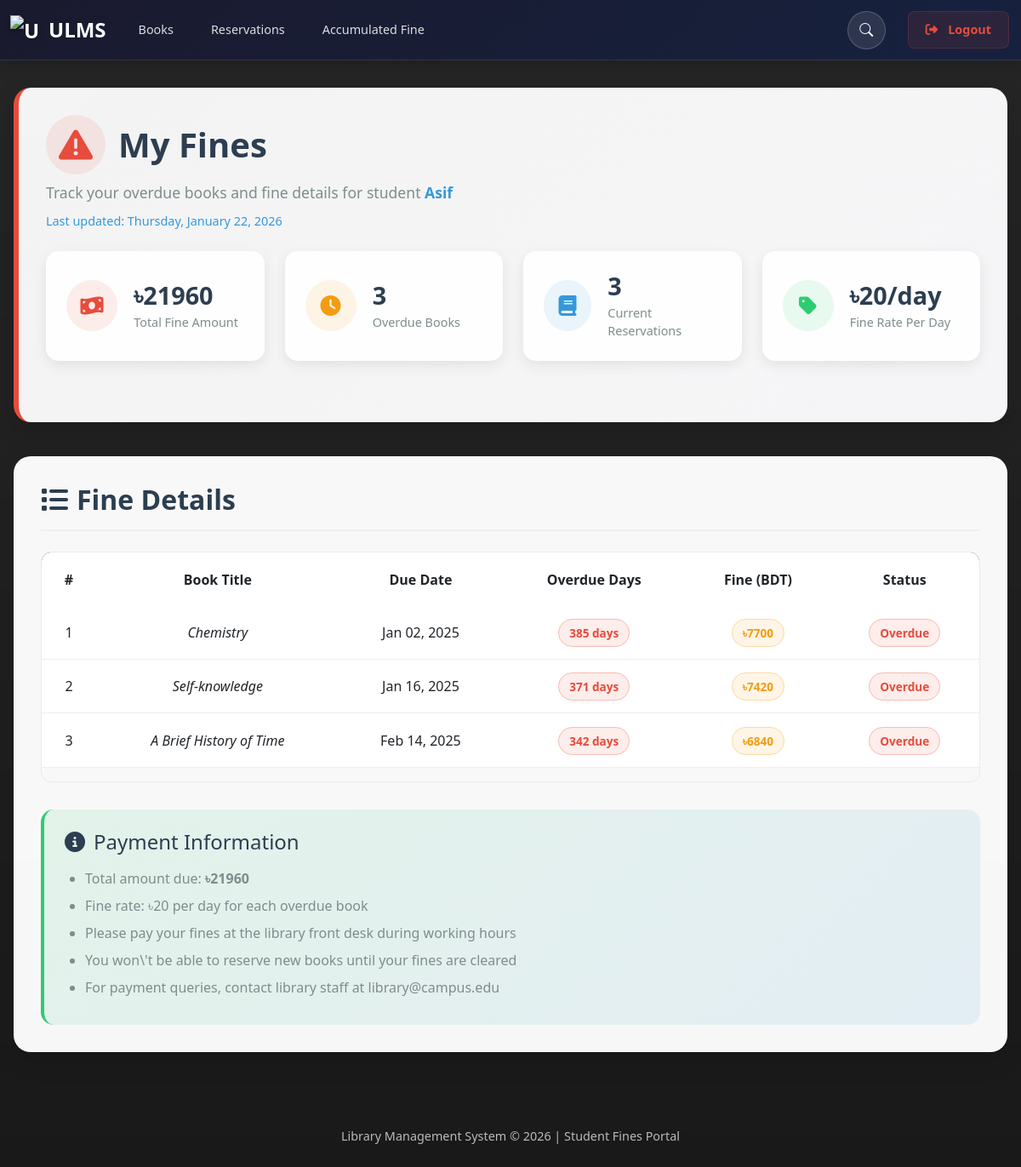
/pages/fines_student.php (signed in), run on an earlier commit of the app's database.
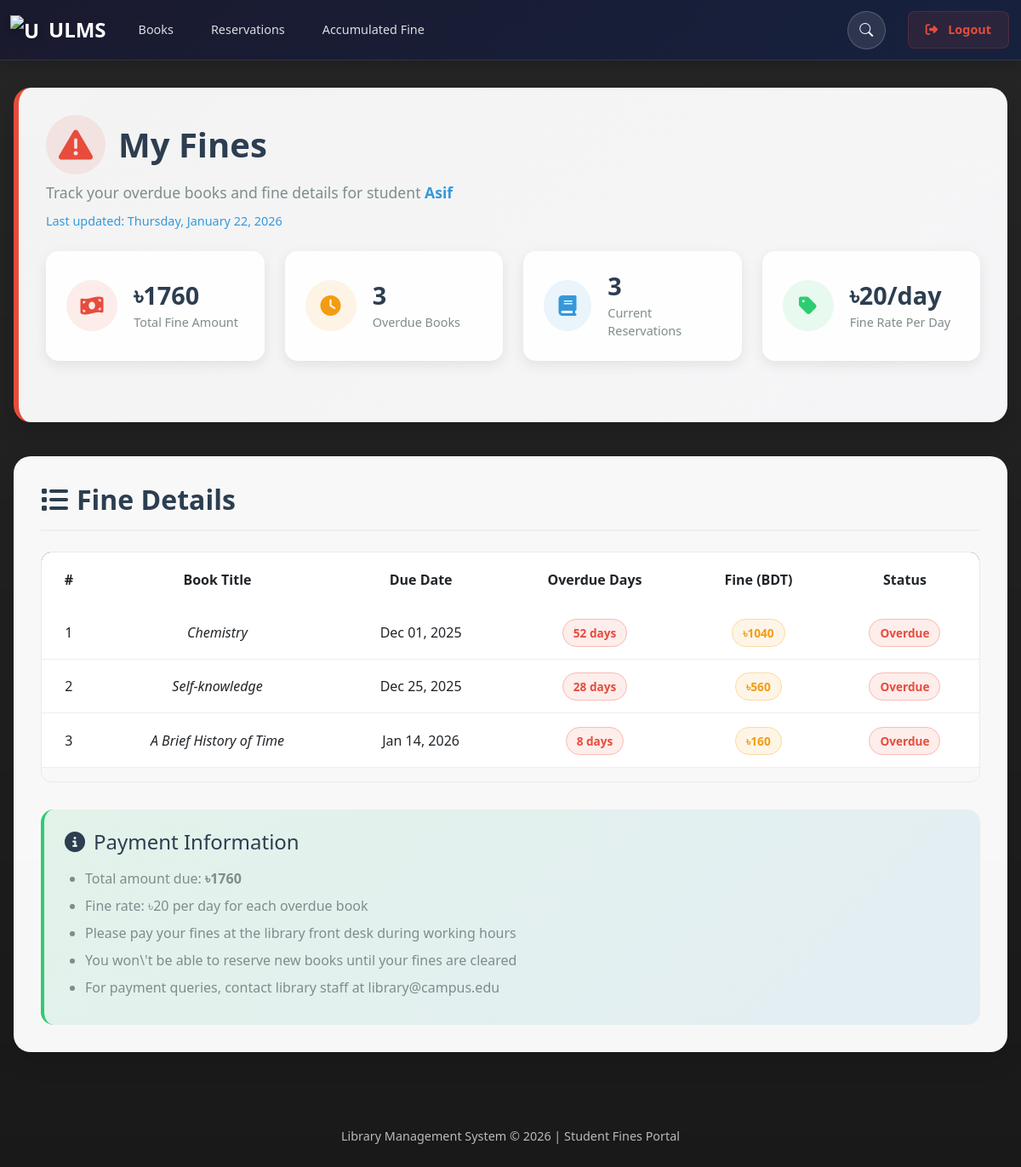
And on a later commit of the database.
### tables this page shows
CREATE TABLE `reservations` (
  `reservation_id` int(11) NOT NULL,
  `book_id` int(11) NOT NULL,
  `user_id` int(11) NOT NULL,
  `reservation_date` date NOT NULL,
  `due_date` date NOT NULL,
  `returned` enum('Yes','No') DEFAULT 'No'
);

CREATE TABLE `books` (
  `book_id` int(11) NOT NULL,
  `title` varchar(200) NOT NULL,
  `author` varchar(200) NOT NULL,
  `genre` varchar(100) DEFAULT NULL,
  `isbn` varchar(20) DEFAULT NULL,
  `thumbnail` varchar(255) DEFAULT NULL,
  `source` enum('api','manual') NOT NULL,
  `reserved` enum('Yes','No') DEFAULT 'No',
  `reserved_by` int(11) DEFAULT NULL
);

### pages/fines_student.php (the view, shortened to what this page needs)
<?php
include '../includes/db_connection.php';
$base_fine = 20;
$user_id = $_SESSION['user_id'];
$name = $_SESSION['name'];
$total_fine_query = "
    SELECT SUM(
        CASE
            WHEN DATEDIFF(CURDATE(), r.due_date) > 0
            THEN (DATEDIFF(CURDATE(), r.due_date) * $base_fine)
            ELSE 0
        END
    ) AS total_fine
    FROM reservations r
    WHERE r.user_id = '$user_id' AND r.returned = 'No' AND r.due_date < CURDATE()";
$total_fine_result = mysqli_query($conn, $total_fine_query);
$total_fine_data = mysqli_fetch_assoc($total_fine_result);
$total_fine = $total_fine_data['total_fine'] ?? 0;
$overdue_count_query = "
    SELECT COUNT(*) as overdue_count
    FROM reservations r
    WHERE r.user_id = '$user_id'
    AND r.returned = 'No'
    AND r.due_date < CURDATE()";
$overdue_count_result = mysqli_query($conn, $overdue_count_query);
$overdue_count_data = mysqli_fetch_assoc($overdue_count_result);
$overdue_count = $overdue_count_data['overdue_count'] ?? 0;
$current_reservations_query = "
    SELECT COUNT(*) as current_reservations
    FROM reservations r
    WHERE r.user_id = '$user_id' AND r.returned = 'No'";
$current_reservations_result = mysqli_query($conn, $current_reservations_query);
$current_reservations_data = mysqli_fetch_assoc($current_reservations_result);
$current_reservations = $current_reservations_data['current_reservations'] ?? 0;
?>
<!DOCTYPE html>
<html lang="en">
<head>
    <link href="https://cdn.jsdelivr.net/npm/bootstrap@5.3.2/dist/css/bootstrap.min.css" rel="stylesheet">
    <link rel="stylesheet" href="https://cdnjs.cloudflare.com/ajax/libs/font-awesome/6.4.2/css/all.min.css">
</head>
<body>
<?php include '_navbar.php'; ?>
<div class="fines-container">
    <div class="header-section">
        <h1><i class="fas fa-exclamation-triangle"></i> My Fines</h1>
        <p class="subtitle">Track your overdue books and fine details for student <span class="student-name"><?php echo htmlspecialchars($name); ?></span></p>
        <div class="stats-cards">
            <div class="stat-card">
                <div class="stat-icon total-fine">
                    <i class="fas fa-money-bill-wave"></i>
                </div>
                <div class="stat-info">
                    <h3>৳<?php echo $total_fine; ?></h3>
                    <p>Total Fine Amount</p>
                </div>
            </div>
            <div class="stat-card">
                <div class="stat-icon overdue">
                    <i class="fas fa-clock"></i>
                </div>
                <div class="stat-info">
                    <h3><?php echo $overdue_count; ?></h3>
                    <p>Overdue Books</p>
                </div>
            </div>
            <div class="stat-card">
                <div class="stat-icon reservations">
                    <i class="fas fa-book"></i>
                </div>
                <div class="stat-info">
                    <h3><?php echo $current_reservations; ?></h3>
                    <p>Current Reservations</p>
                </div>
            </div>
            <div class="stat-card">
                <div class="stat-icon rate">
                    <i class="fas fa-tag"></i>
                </div>
                <div class="stat-info">
                    <h3>৳<?php echo $base_fine; ?>/day</h3>
                    <p>Fine Rate Per Day</p>
                </div>
            </div>
        </div>
    </div>
    <div class="fines-table-container">
        <div class="table-header">
            <h2><i class="fas fa-list"></i> Fine Details</h2>
        </div>
        <?php
        $query = "
            SELECT b.title AS book_title,
                   r.due_date,
                   DATEDIFF(CURDATE(), r.due_date) AS overdue_days,
                   CASE
                       WHEN DATEDIFF(CURDATE(), r.due_date) > 0
                       THEN (DATEDIFF(CURDATE(), r.due_date) * $base_fine)
                       ELSE 0
                   END AS fine
            FROM reservations r
            JOIN books b ON r.book_id = b.book_id
            WHERE r.user_id = '$user_id' AND r.returned = 'No'
            ORDER BY fine DESC";
        $result = mysqli_query($conn, $query);
        if (mysqli_num_rows($result) > 0) {
            echo '
            <div class="table-responsive">
                <table class="table table-hover">
                    <thead>
                        <tr>
                            <th>#</th>
                            <th>Book Title</th>
                            <th>Due Date</th>
                            <th>Overdue Days</th>
                            <th>Fine (BDT)</th>
                            <th>Status</th>
                        </tr>
                    </thead>
                    <tbody>';
            $counter = 1;
            while ($row = mysqli_fetch_assoc($result)) {
                $overdue_days = max(0, $row['overdue_days']);
                $fine = $overdue_days * $base_fine;
                $status_badge = '';
                if ($overdue_days > 0) {
                    $status_badge = '<span class="badge-overdue">Overdue</span>';
                } else {
                    $status_badge = '<span class="badge-on-time">On Time</span>';
                }
                echo "<tr>";
                echo "<td>" . $counter . "</td>";
                echo "<td class='book-title'>" . htmlspecialchars($row['book_title']) . "</td>";
                echo "<td>" . date('M d, Y', strtotime($row['due_date'])) . "</td>";
                echo "<td><span class='badge-overdue'>" . $overdue_days . " days</span></td>";
                echo "<td><span class='badge-fine'>৳" . $fine . "</span></td>";
                echo "<td>" . $status_badge . "</td>";
                echo "</tr>";
                $counter++;
            }
            echo '</tbody>
                </table>
            </div>';
        }
        ?>
        <?php if ($total_fine > 0): ?>
        <div class="payment-info">
            <h4><i class="fas fa-info-circle"></i> Payment Information</h4>
            <ul>
                <li>Total amount due: <strong>৳<?php echo $total_fine; ?></strong></li>
                <li>Fine rate: ৳<?php echo $base_fine; ?> per day for each overdue book</li>
                <li>Please pay your fines at the library front desk during working hours</li>
                <li>You won\'t be able to reserve new books until your fines are cleared</li>
                <li>For payment queries, contact library staff at library@campus.edu</li>
            </ul>
        </div>
        <?php endif; ?>
    </div>
</div>
<div class="footer">
    <p>Library Management System &copy; <?php echo date('Y'); ?> | Student Fines Portal</p>
</div>
</body>
</html>

### pages/_navbar.php (shortened to what this page needs)
<link href="https://cdn.jsdelivr.net/npm/bootstrap@5.3.0-alpha1/dist/css/bootstrap.min.css" rel="stylesheet">
<link href="https://cdn.jsdelivr.net/npm/bootstrap-icons/font/bootstrap-icons.css" rel="stylesheet">
<link rel="stylesheet" href="../css/navbar_styles.css">
<link rel="stylesheet" href="https://cdnjs.cloudflare.com/ajax/libs/font-awesome/6.4.2/css/all.min.css">
<nav class="navbar navbar-expand-lg navbar-dark bg-dark">
    <div class="container-fluid">
        <?php if ($_SESSION['role'] == 'student') { ?>
            <a class="navbar-brand fw-bold" href="dashboard_student.php">
                <img src="../images/logo.png" alt="ULMS Logo" class="brand-logo">
                ULMS
            </a>
        <?php } ?>
        <div class="collapse navbar-collapse" id="navbarNav">
            <ul class="navbar-nav me-auto">
                <?php if ($_SESSION['role'] == 'student') { ?>
                    <li class="nav-item"><a class="nav-link" href="books_student.php">Books</a></li>
                    <li class="nav-item"><a class="nav-link" href="reservations_student.php">Reservations</a></li>
                    <li class="nav-item"><a class="nav-link" href="fines_student.php">Accumulated Fine</a></li>
                <?php } ?>
            </ul>
            <div class="d-flex align-items-center">
                <form id="search-form-desktop" class="d-none d-lg-flex align-items-center" method="GET" action="<?= basename($_SERVER['PHP_SELF']); ?>">
                    <button class="btn btn-outline-light me-2" id="search-btn" type="button">
                        <i class="bi bi-search"></i>
                    </button>
                </form>
            </div>
            <ul class="navbar-nav ms-3">
                <li class="nav-item">
                    <a class="nav-link" href="../logout.php">
                        <i class="fas fa-sign-out-alt me-1"></i>Logout
                    </a>
                </li>
            </ul>
        </div>
    </div>
</nav>

### css/navbar_styles.css (style rules this page uses)
#search-form-desktop .form-control, #search-form-desktop .btn { transition: all 0.3s ease-in-out; }
#search-form-desktop .btn { border-radius: 50%; padding: 5px 10px; }
.navbar-brand { font-size: 1.5rem; transition: color 0.3s ease; }
.nav-link { font-size: 0.9rem; transition: color 0.3s ease; }

### pages/_navbar.php (style rules this page uses)
.navbar-dark.bg-dark { background: linear-gradient(135deg, #1a1a2e 0%, #16213e 100%) !important; box-shadow: 0 4px 20px rgba(0, 0, 0, 0.2); padding: 12px 0; border-bottom: 1px solid rgba(255, 255, 255, 0.1); }
.navbar-brand { font-weight: 800 !important; font-size: 1.5rem; color: white !important; display: flex; align-items: center; gap: 10px; padding: 5px 0; transition: all 0.3s ease; }
.brand-logo { width: 35px; height: 35px; object-fit: contain; filter: drop-shadow(0 2px 4px rgba(0, 0, 0, 0.3)); }
.navbar-nav .nav-link { color: rgba(255, 255, 255, 0.85) !important; font-weight: 500; padding: 10px 20px !important; margin: 0 2px; border-radius: 8px; transition: all 0.3s ease; position: relative; }
.navbar-nav .nav-link::after { content: ''; position: absolute; bottom: 0; left: 50%; transform: translateX(-50%); width: 0; height: 2px; background: linear-gradient(90deg, #4cc9f0, #4361ee); transition: width 0.3s ease; }
#search-btn { background: rgba(255, 255, 255, 0.1); border: 1px solid rgba(255, 255, 255, 0.2); width: 45px; height: 45px; border-radius: 10px; display: flex; align-items: center; justify-content: center; transition: all 0.3s ease; }
.navbar-nav .nav-link[href*="logout"] { background: rgba(231, 76, 60, 0.1); border: 1px solid rgba(231, 76, 60, 0.2); color: #e74c3c !important; font-weight: 600; display: flex; align-items: center; gap: 8px; }

What changed in the data, as far as the page shows it:
changed reservations "Chemistry": due_date "Jan 02, 2025" → "Dec 01, 2025"; overdue_days "385" → "52"; fine "7700" → "1040"
changed reservations "Self-knowledge": due_date "Jan 16, 2025" → "Dec 25, 2025"; overdue_days "371" → "28"; fine "7420" → "560"
changed reservations "A Brief History of Time": due_date "Feb 14, 2025" → "Jan 14, 2026"; overdue_days "342" → "8"; fine "6840" → "160"
Also different on the page:
$total_fine: "21960" → "1760"
